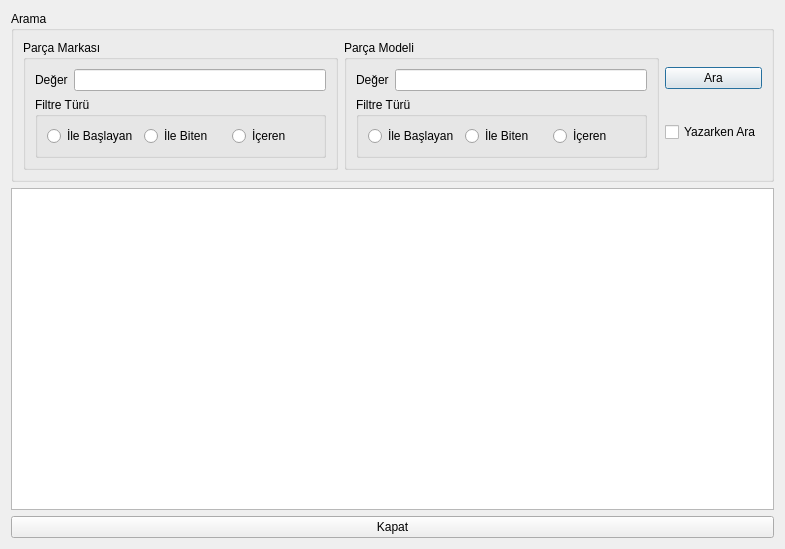
<?xml version="1.0" encoding="UTF-8"?>
<ui version="4.0">
 <class>TKNMonitorListe</class>
 <widget class="QDialog" name="TKNMonitorListe">
  <property name="geometry">
   <rect>
    <x>0</x>
    <y>0</y>
    <width>785</width>
    <height>549</height>
   </rect>
  </property>
  <property name="windowTitle">
   <string>Dialog</string>
  </property>
  <layout class="QVBoxLayout" name="verticalLayout_4">
   <item>
    <widget class="QGroupBox" name="groupBox">
     <property name="title">
      <string>Arama</string>
     </property>
     <layout class="QHBoxLayout" name="horizontalLayout_7">
      <item>
       <widget class="QGroupBox" name="groupBox_2">
        <property name="title">
         <string>Parça Markası</string>
        </property>
        <layout class="QVBoxLayout" name="verticalLayout">
         <item>
          <layout class="QHBoxLayout" name="horizontalLayout_3">
           <item>
            <widget class="QLabel" name="label">
             <property name="text">
              <string>Değer</string>
             </property>
             <property name="buddy">
              <cstring>leParcaMarkaDegeri</cstring>
             </property>
            </widget>
           </item>
           <item>
            <widget class="QLineEdit" name="leParcaMarkaDegeri"/>
           </item>
          </layout>
         </item>
         <item>
          <widget class="QGroupBox" name="groupBox_3">
           <property name="title">
            <string>Filtre Türü</string>
           </property>
           <layout class="QHBoxLayout" name="horizontalLayout_2">
            <item>
             <layout class="QHBoxLayout" name="horizontalLayout">
              <item>
               <widget class="QRadioButton" name="rbParcaMarkaIleBaslayan">
                <property name="text">
                 <string>İle Başlayan</string>
                </property>
               </widget>
              </item>
              <item>
               <widget class="QRadioButton" name="rbParcaMarkaIleBiten">
                <property name="text">
                 <string>İle Biten</string>
                </property>
               </widget>
              </item>
              <item>
               <widget class="QRadioButton" name="rbParcaMarkaIceren">
                <property name="text">
                 <string>İçeren</string>
                </property>
               </widget>
              </item>
             </layout>
            </item>
           </layout>
          </widget>
         </item>
        </layout>
       </widget>
      </item>
      <item>
       <widget class="QGroupBox" name="groupBox_4">
        <property name="title">
         <string>Parça Modeli</string>
        </property>
        <layout class="QVBoxLayout" name="verticalLayout_2">
         <item>
          <layout class="QHBoxLayout" name="horizontalLayout_4">
           <item>
            <widget class="QLabel" name="label_2">
             <property name="text">
              <string>Değer</string>
             </property>
             <property name="buddy">
              <cstring>leParcaMarkaDegeri</cstring>
             </property>
            </widget>
           </item>
           <item>
            <widget class="QLineEdit" name="leParcaModelDegeri"/>
           </item>
          </layout>
         </item>
         <item>
          <widget class="QGroupBox" name="groupBox_5">
           <property name="title">
            <string>Filtre Türü</string>
           </property>
           <layout class="QHBoxLayout" name="horizontalLayout_5">
            <item>
             <layout class="QHBoxLayout" name="horizontalLayout_6">
              <item>
               <widget class="QRadioButton" name="rbParcaModelIleBaslayan">
                <property name="text">
                 <string>İle Başlayan</string>
                </property>
               </widget>
              </item>
              <item>
               <widget class="QRadioButton" name="rbParcaModelIleBiten">
                <property name="text">
                 <string>İle Biten</string>
                </property>
               </widget>
              </item>
              <item>
               <widget class="QRadioButton" name="rbParcaModelIceren">
                <property name="text">
                 <string>İçeren</string>
                </property>
               </widget>
              </item>
             </layout>
            </item>
           </layout>
          </widget>
         </item>
        </layout>
       </widget>
      </item>
      <item>
       <layout class="QVBoxLayout" name="verticalLayout_3">
        <item>
         <widget class="QPushButton" name="pushButton">
          <property name="text">
           <string>Ara</string>
          </property>
         </widget>
        </item>
        <item>
         <widget class="QCheckBox" name="cbYazarkenAra">
          <property name="text">
           <string>Yazarken Ara</string>
          </property>
         </widget>
        </item>
       </layout>
      </item>
     </layout>
    </widget>
   </item>
   <item>
    <widget class="QTableWidget" name="tableWidget"/>
   </item>
   <item>
    <widget class="QPushButton" name="pushButton_2">
     <property name="text">
      <string>Kapat</string>
     </property>
    </widget>
   </item>
  </layout>
 </widget>
 <resources/>
 <connections>
  <connection>
   <sender>cbYazarkenAra</sender>
   <signal>clicked(bool)</signal>
   <receiver>pushButton</receiver>
   <slot>setDisabled(bool)</slot>
   <hints>
    <hint type="sourcelabel">
     <x>718</x>
     <y>135</y>
    </hint>
    <hint type="destinationlabel">
     <x>705</x>
     <y>87</y>
    </hint>
   </hints>
  </connection>
  <connection>
   <sender>leParcaModelDegeri</sender>
   <signal>textChanged(QString)</signal>
   <receiver>TKNMonitorListe</receiver>
   <slot>Ara()</slot>
   <hints>
    <hint type="sourcelabel">
     <x>627</x>
     <y>75</y>
    </hint>
    <hint type="destinationlabel">
     <x>655</x>
     <y>186</y>
    </hint>
   </hints>
  </connection>
  <connection>
   <sender>rbParcaModelIceren</sender>
   <signal>clicked()</signal>
   <receiver>TKNMonitorListe</receiver>
   <slot>Ara()</slot>
   <hints>
    <hint type="sourcelabel">
     <x>579</x>
     <y>145</y>
    </hint>
    <hint type="destinationlabel">
     <x>609</x>
     <y>187</y>
    </hint>
   </hints>
  </connection>
  <connection>
   <sender>leParcaMarkaDegeri</sender>
   <signal>textChanged(QString)</signal>
   <receiver>TKNMonitorListe</receiver>
   <slot>Ara()</slot>
   <hints>
    <hint type="sourcelabel">
     <x>302</x>
     <y>86</y>
    </hint>
    <hint type="destinationlabel">
     <x>332</x>
     <y>185</y>
    </hint>
   </hints>
  </connection>
  <connection>
   <sender>rbParcaMarkaIceren</sender>
   <signal>clicked()</signal>
   <receiver>TKNMonitorListe</receiver>
   <slot>Ara()</slot>
   <hints>
    <hint type="sourcelabel">
     <x>254</x>
     <y>140</y>
    </hint>
    <hint type="destinationlabel">
     <x>275</x>
     <y>189</y>
    </hint>
   </hints>
  </connection>
  <connection>
   <sender>rbParcaMarkaIleBiten</sender>
   <signal>clicked()</signal>
   <receiver>TKNMonitorListe</receiver>
   <slot>Ara()</slot>
   <hints>
    <hint type="sourcelabel">
     <x>163</x>
     <y>135</y>
    </hint>
    <hint type="destinationlabel">
     <x>209</x>
     <y>186</y>
    </hint>
   </hints>
  </connection>
  <connection>
   <sender>rbParcaMarkaIleBaslayan</sender>
   <signal>clicked()</signal>
   <receiver>TKNMonitorListe</receiver>
   <slot>Ara()</slot>
   <hints>
    <hint type="sourcelabel">
     <x>105</x>
     <y>137</y>
    </hint>
    <hint type="destinationlabel">
     <x>126</x>
     <y>186</y>
    </hint>
   </hints>
  </connection>
  <connection>
   <sender>rbParcaModelIleBiten</sender>
   <signal>clicked()</signal>
   <receiver>TKNMonitorListe</receiver>
   <slot>Ara()</slot>
   <hints>
    <hint type="sourcelabel">
     <x>510</x>
     <y>136</y>
    </hint>
    <hint type="destinationlabel">
     <x>534</x>
     <y>187</y>
    </hint>
   </hints>
  </connection>
  <connection>
   <sender>rbParcaModelIleBaslayan</sender>
   <signal>clicked()</signal>
   <receiver>TKNMonitorListe</receiver>
   <slot>Ara()</slot>
   <hints>
    <hint type="sourcelabel">
     <x>397</x>
     <y>128</y>
    </hint>
    <hint type="destinationlabel">
     <x>444</x>
     <y>186</y>
    </hint>
   </hints>
  </connection>
  <connection>
   <sender>pushButton_2</sender>
   <signal>clicked()</signal>
   <receiver>TKNMonitorListe</receiver>
   <slot>accept()</slot>
   <hints>
    <hint type="sourcelabel">
     <x>652</x>
     <y>528</y>
    </hint>
    <hint type="destinationlabel">
     <x>777</x>
     <y>385</y>
    </hint>
   </hints>
  </connection>
 </connections>
 <slots>
  <slot>Ara()</slot>
 </slots>
</ui>
